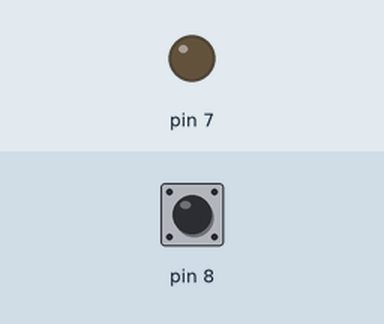
Simulated run of this sketch. Board: Arduino Uno, built with avr-gcc and run on an emulated ATmega328P. Shown: output pins drawn as LEDs (lit = HIGH). The test bench sets the inputs (shaded band); at power-on: pin 8 HIGH. What the sketch prints to the serial monitor is not drawn.

Above: at 1.2 s.
1.3 s: pin 8 pulled LOW for 0.15 s
At 1.37 s:
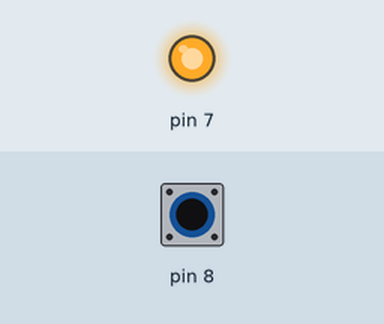
2.9 s: pin 8 pulled LOW for 3.2 s
At 6.5 s:
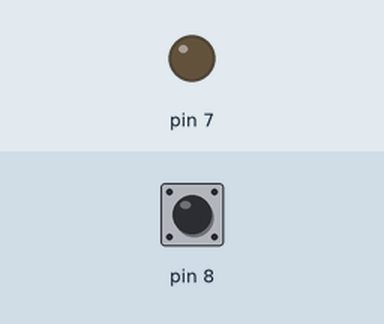
Timing chart, 0 to 8.0 s (numbered marks = the images above; inputs shaded):
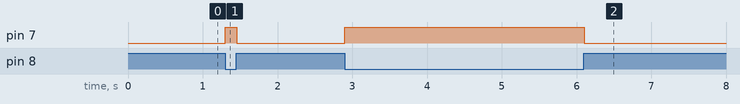

The sketch:

Arduino-Capacitive-Sensor.ino
```cpp
#include <CapacitiveSensor.h>

CapacitiveSensor   cs_4_8 = CapacitiveSensor(4,8); // 1M resistor between pins 4 & 8, pin 8 is sensor pin, add a wire and or foil

void setup()
{
   cs_4_8.set_CS_AutocaL_Millis(0xFFFFFFFF);// turn off autocalibrate on channel 1 - just as an example
   Serial.begin(9600);
   pinMode(7,OUTPUT);
}

void loop()
{
 long sensor1 =  cs_4_8.capacitiveSensor(50);

    Serial.println(sensor1);  // print sensor output
   if(sensor1 >= 1000)
   {
    digitalWrite(7,HIGH);
   }
   else{
    digitalWrite(7,LOW);
   }
}
```

Measured:
- after the input at 1.3 s, pin 7: LOW → HIGH at once, → LOW 0.15 s later
- after the input at 2.9 s, pin 7: LOW → HIGH at once, → LOW 3.2 s later
